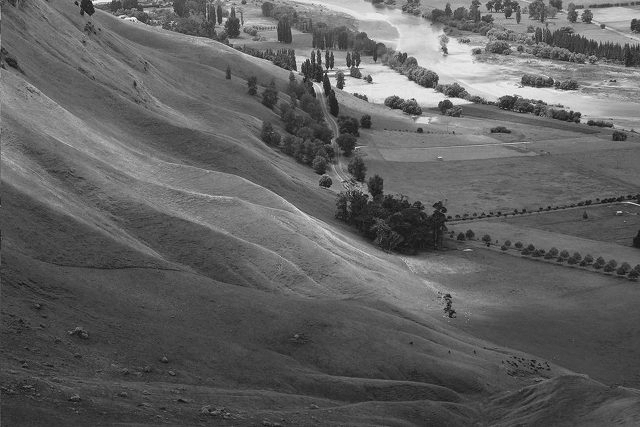
#> input picture 01-OpencvPythonTutorial/ch22/contrast75.png, 640 x 427 px
$ python 06-hist-normalized.py
#> lines starting #> are read from the running program, lines starting #| are printed output that depends on the picture
# -*-coding:utf-8-*-
# @Author: Damon0626
# @Time  : 18-12-16 下午11:25
# @Email : wwymsn@163.com
# @Software: PyCharm

import cv2
import numpy as np
import matplotlib.pyplot as plt


image = cv2.imread('contrast75.png')
#> image is the input picture: shape (427, 640, 3); min 7, max 255, mean 96.6
hist, bins = np.histogram(image.flatten(), 256, [0, 256])
#> hist = 256 values, max 25350 at index 69, min 0 at index 0, mean 3202.5; bins = 257 values from 0 to 256

cdf = hist.cumsum()  # 累积分布
#> cdf = 256 values from 0 to 819840
cdf_mormalized = cdf*hist.max()/cdf.max()
#> cdf_mormalized = 256 values from 0 to 25350

plt.plot(cdf_mormalized, color='b')
plt.hist(image.flatten(), 256, [0, 256], color='r')
plt.xlim([0, 256])
plt.legend(['cdf', 'histogram'], loc='upper left')
plt.show()
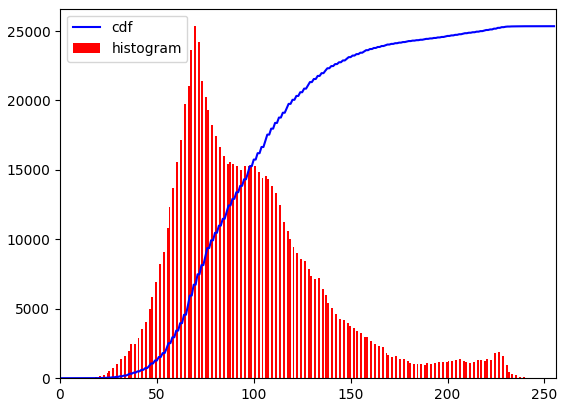
#> figure drawn by matplotlib, 1 panel; tallest bar 25350 high, from x = 69 to 70; curve peaks at x = 255, y = 25350

$ run again, with 01-OpencvPythonTutorial/ch22/12.png copied over 01-OpencvPythonTutorial/ch22/contrast75.png
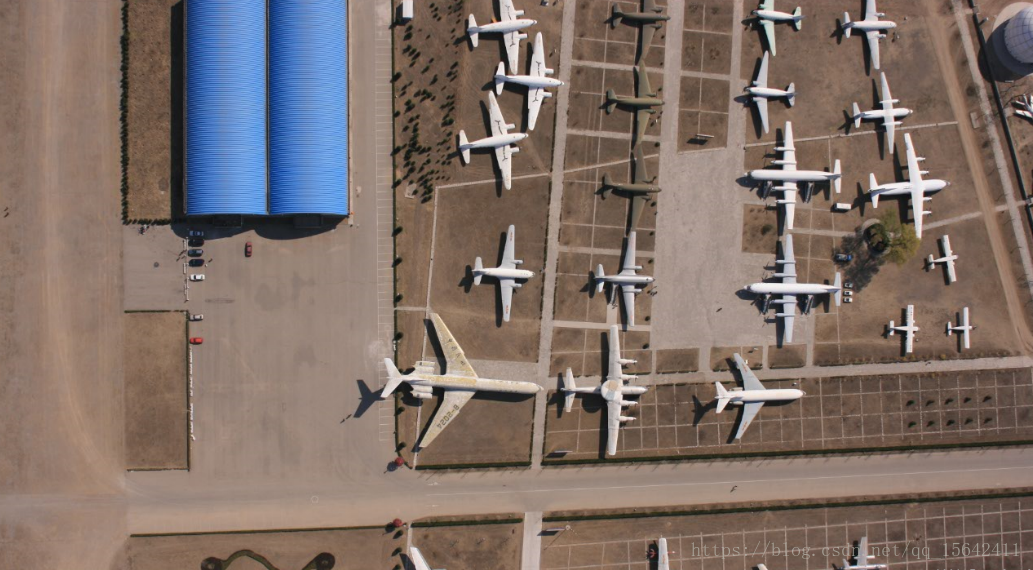
#> input picture 01-OpencvPythonTutorial/ch22/12.png, 1033 x 570 px
#> image is the input picture: shape (570, 1033, 3); mean B, G, R 103.9, 111.3, 127.2
#> hist = 256 values, max 20998 at index 122, min 0 at index 1, mean 6900.1; bins = 257 values from 0 to 256
#> cdf = 256 values from 1 to 1766430
#> cdf_mormalized = 256 values from 0.0119 to 20998
#> `plt.show()`:
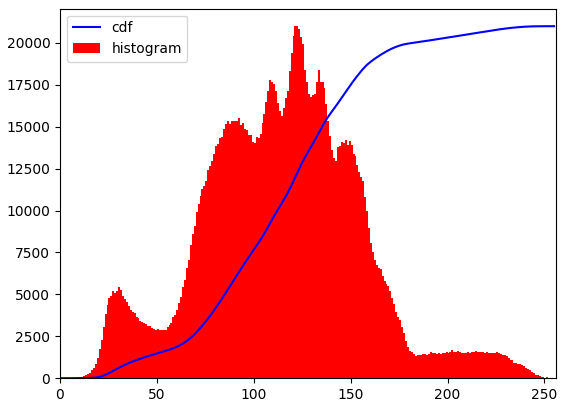
#> figure drawn by matplotlib, 1 panel; tallest bar 20998 high, from x = 122 to 123; curve peaks at x = 255, y = 20998

$ run again, with 01-OpencvPythonTutorial/ch22/tsukuba_l.png copied over 01-OpencvPythonTutorial/ch22/contrast75.png
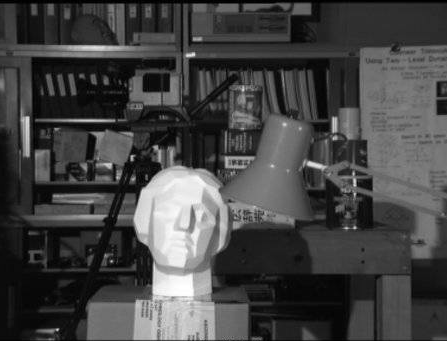
#> input picture 01-OpencvPythonTutorial/ch22/tsukuba_l.png, 447 x 341 px
#> image is the input picture: shape (341, 447, 3); min 0, max 255, mean 68.2
#> hist = 256 values, max 8394 at index 11, min 84 at index 253, mean 1786.3; bins = 257 values from 0 to 256
#> cdf = 256 values from 1242 to 457281
#> cdf_mormalized = 256 values from 22.8 to 8394
#> `plt.show()`:
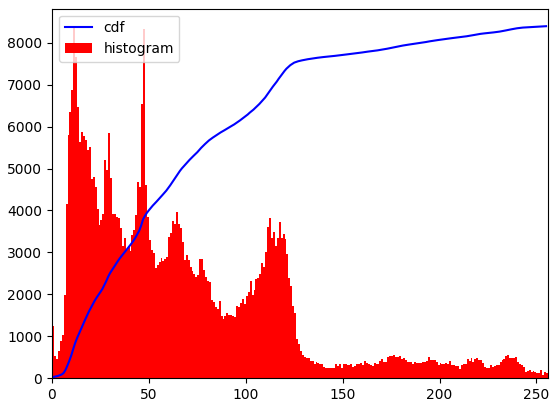
#> figure drawn by matplotlib, 1 panel; tallest bar 8394 high, from x = 11 to 12; curve peaks at x = 255, y = 8394

$ run again, with 01-OpencvPythonTutorial/ch22/home.jpg saved as 01-OpencvPythonTutorial/ch22/contrast75.png
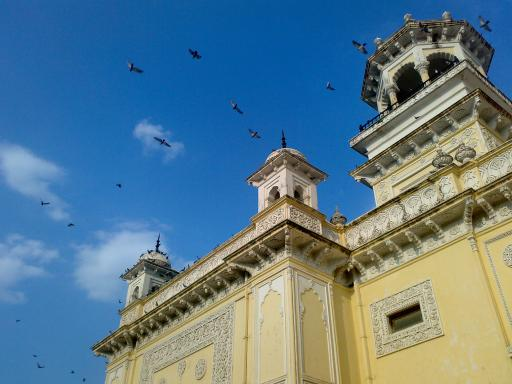
#> input picture 01-OpencvPythonTutorial/ch22/home.jpg, 512 x 384 px
#> image is the input picture: shape (384, 512, 3); mean B, G, R 141.2, 123.9, 91.6
#> hist = 256 values, max 5414 at index 91, min 1 at index 248, mean 2304; bins = 257 values from 0 to 256
#> cdf = 256 values from 1830 to 589824
#> cdf_mormalized = 256 values from 16.8 to 5414
#> `plt.show()`:
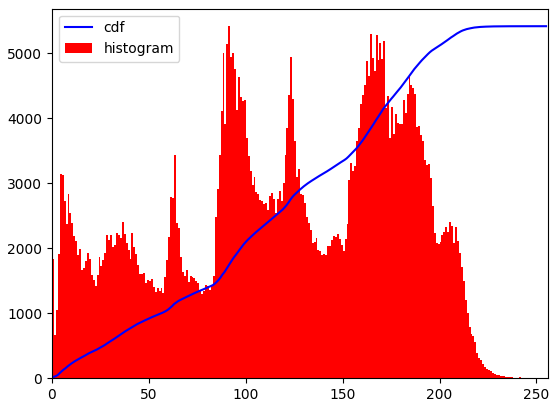
#> figure drawn by matplotlib, 1 panel; tallest bar 5414 high, from x = 91 to 92; curve peaks at x = 255, y = 5414
